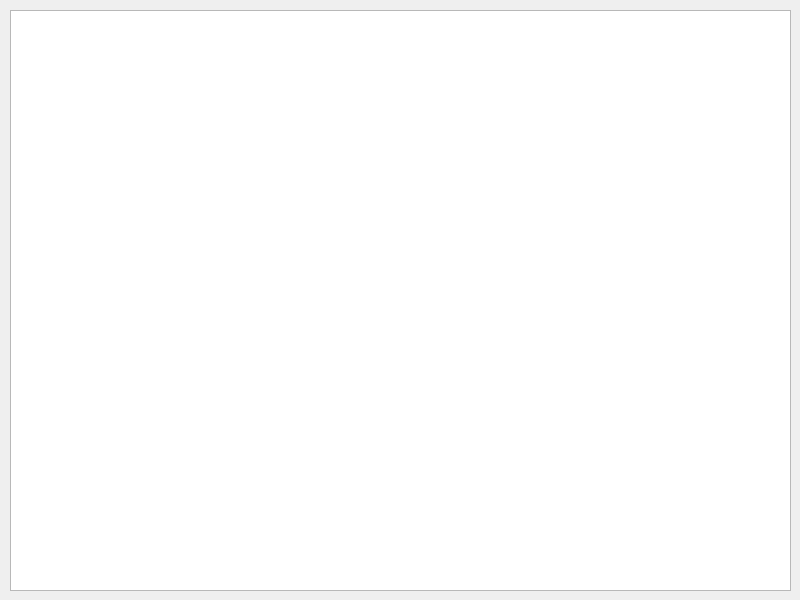
<?xml version="1.0" encoding="UTF-8"?>
<ui version="4.0">
 <class>Dialog</class>
 <widget class="QDialog" name="Dialog">
  <property name="geometry">
   <rect>
    <x>0</x>
    <y>0</y>
    <width>800</width>
    <height>600</height>
   </rect>
  </property>
  <property name="windowTitle">
   <string>Boids</string>
  </property>
  <widget class="DisplayGraphicsView" name="graphicsView">
   <property name="geometry">
    <rect>
     <x>10</x>
     <y>10</y>
     <width>781</width>
     <height>581</height>
    </rect>
   </property>
  </widget>
 </widget>
 <customwidgets>
  <customwidget>
   <class>DisplayGraphicsView</class>
   <extends>QGraphicsView</extends>
   <header>displaygraphicsview.h</header>
  </customwidget>
 </customwidgets>
 <resources/>
 <connections/>
</ui>
